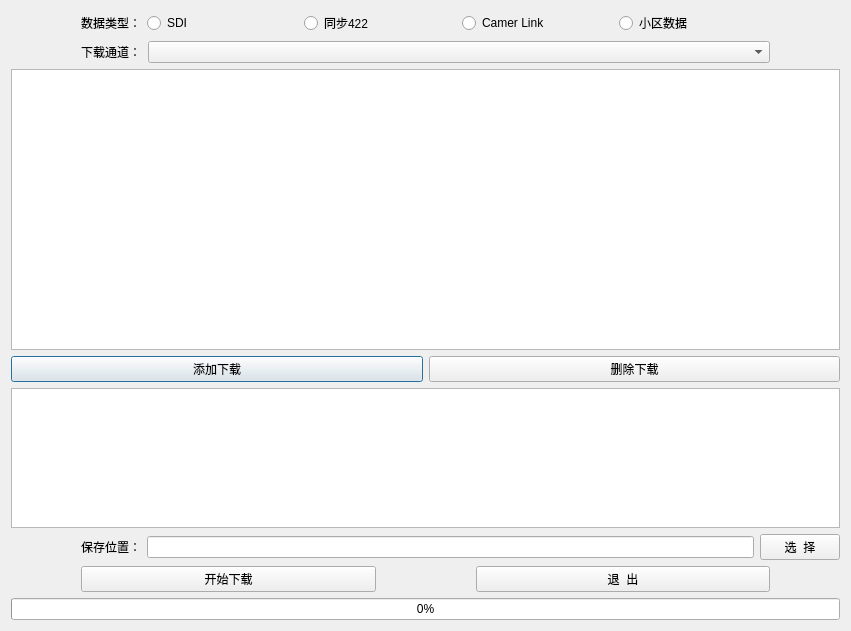
<?xml version="1.0" encoding="UTF-8"?>
<ui version="4.0">
 <class>NetDownload</class>
 <widget class="QDialog" name="NetDownload">
  <property name="geometry">
   <rect>
    <x>0</x>
    <y>0</y>
    <width>851</width>
    <height>631</height>
   </rect>
  </property>
  <property name="minimumSize">
   <size>
    <width>851</width>
    <height>631</height>
   </size>
  </property>
  <property name="maximumSize">
   <size>
    <width>860</width>
    <height>640</height>
   </size>
  </property>
  <property name="windowTitle">
   <string>Dialog</string>
  </property>
  <layout class="QVBoxLayout" name="verticalLayout_3">
   <item>
    <layout class="QVBoxLayout" name="verticalLayout_2">
     <item>
      <layout class="QHBoxLayout" name="horizontalLayout" stretch="0,1,1,1,1">
       <property name="leftMargin">
        <number>70</number>
       </property>
       <property name="rightMargin">
        <number>70</number>
       </property>
       <item>
        <widget class="QLabel" name="label_3">
         <property name="text">
          <string>数据类型：</string>
         </property>
        </widget>
       </item>
       <item>
        <widget class="QRadioButton" name="rbtn_SDI">
         <property name="text">
          <string>SDI</string>
         </property>
        </widget>
       </item>
       <item>
        <widget class="QRadioButton" name="rbtn_422">
         <property name="text">
          <string>同步422</string>
         </property>
        </widget>
       </item>
       <item>
        <widget class="QRadioButton" name="rbtn_link">
         <property name="text">
          <string>Camer Link</string>
         </property>
        </widget>
       </item>
       <item>
        <widget class="QRadioButton" name="rbtn_xiaoqu">
         <property name="text">
          <string>小区数据</string>
         </property>
        </widget>
       </item>
      </layout>
     </item>
     <item>
      <layout class="QHBoxLayout" name="horizontalLayout_2" stretch="0,1">
       <property name="spacing">
        <number>7</number>
       </property>
       <property name="leftMargin">
        <number>70</number>
       </property>
       <property name="rightMargin">
        <number>70</number>
       </property>
       <item>
        <widget class="QLabel" name="label">
         <property name="text">
          <string>下载通道：</string>
         </property>
         <property name="alignment">
          <set>Qt::AlignRight|Qt::AlignTrailing|Qt::AlignVCenter</set>
         </property>
        </widget>
       </item>
       <item>
        <widget class="QComboBox" name="cbox_chn"/>
       </item>
      </layout>
     </item>
     <item>
      <layout class="QVBoxLayout" name="verticalLayout" stretch="4,0,2">
       <item>
        <widget class="QTableWidget" name="tableWidget_all"/>
       </item>
       <item>
        <layout class="QHBoxLayout" name="horizontalLayout_3">
         <item>
          <widget class="QPushButton" name="btn_add">
           <property name="text">
            <string>添加下载</string>
           </property>
          </widget>
         </item>
         <item>
          <widget class="QPushButton" name="btn_del">
           <property name="text">
            <string>删除下载</string>
           </property>
          </widget>
         </item>
        </layout>
       </item>
       <item>
        <widget class="QTableWidget" name="tableWidget_download"/>
       </item>
      </layout>
     </item>
     <item>
      <layout class="QHBoxLayout" name="horizontalLayout_4" stretch="0,1,0">
       <property name="leftMargin">
        <number>70</number>
       </property>
       <item>
        <widget class="QLabel" name="label_2">
         <property name="text">
          <string>保存位置：</string>
         </property>
        </widget>
       </item>
       <item>
        <widget class="QLineEdit" name="ledit_dir"/>
       </item>
       <item>
        <widget class="QPushButton" name="btn_dir">
         <property name="text">
          <string>选  择</string>
         </property>
        </widget>
       </item>
      </layout>
     </item>
     <item>
      <layout class="QHBoxLayout" name="horizontalLayout_5">
       <property name="spacing">
        <number>100</number>
       </property>
       <property name="leftMargin">
        <number>70</number>
       </property>
       <property name="rightMargin">
        <number>70</number>
       </property>
       <item>
        <widget class="QPushButton" name="btn_download">
         <property name="text">
          <string>开始下载</string>
         </property>
        </widget>
       </item>
       <item>
        <widget class="QPushButton" name="btn_exit">
         <property name="text">
          <string>退  出</string>
         </property>
        </widget>
       </item>
      </layout>
     </item>
     <item>
      <widget class="QProgressBar" name="proBar">
       <property name="value">
        <number>0</number>
       </property>
      </widget>
     </item>
    </layout>
   </item>
  </layout>
 </widget>
 <resources/>
 <connections/>
</ui>
